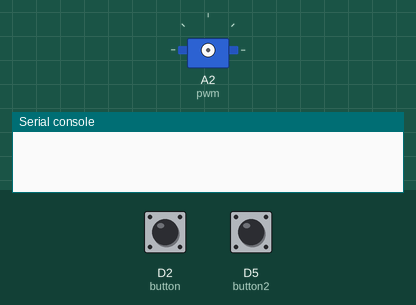
A program run on a simulated CircuitPython board. Parts: servo, the last lines printed to the serial console. Inputs (shaded band) come from the test bench; at power-on: D2 (button) LOW, D5 (button2) LOW.

Above: at 1.2 s.
1.3 s: D2 (button) pulled HIGH for 1 s
At 3.0 s:
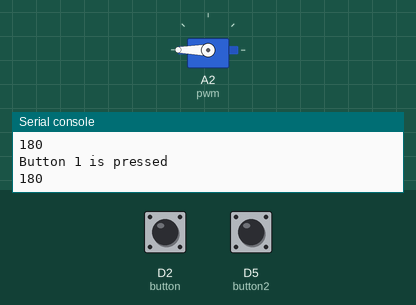
3.8 s: D5 (button2) pulled HIGH for 0.15 s
At 5.1 s:
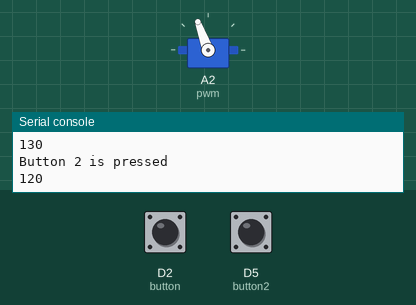
5.4 s: D2 (button) pulled HIGH for 0.15 s
At 6.4 s:
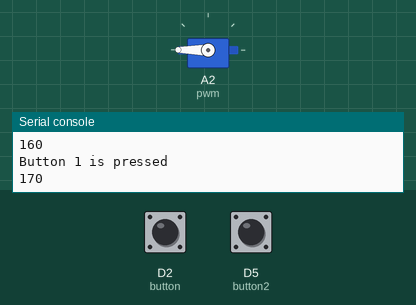
7.0 s: D5 (button2) pulled HIGH for 1 s
At 8.7 s:
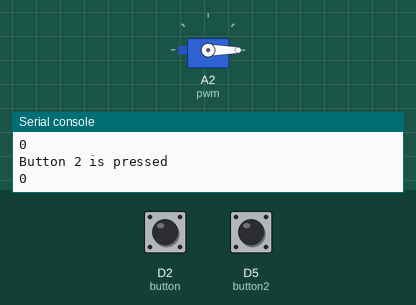
9.5 s: D2 (button) pulled HIGH for 0.15 s
At 10.8 s:
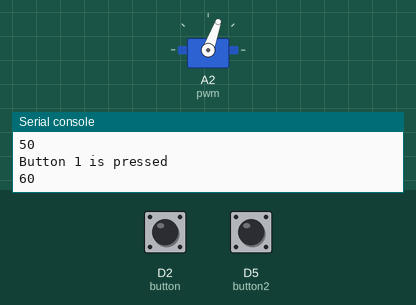
11.1 s: D2 (button) pulled HIGH for 3.2 s
At 12.3 s:
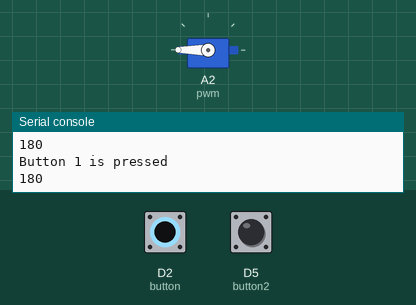
Timing chart, 0 to 14.1 s (numbered marks = the images above; inputs shaded):
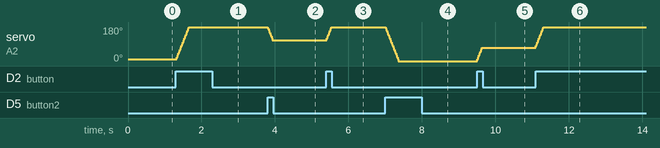

Measured:
- after the input at 1.3 s, servo on A2 (pwm): moves from 10° to 180° over 0.33 s, starting at once
- after the input at 3.8 s, servo on A2 (pwm): 180° → 110° at once
- after the input at 5.4 s, servo on A2 (pwm): 110° → 180° at once
- after the input at 7.0 s, servo on A2 (pwm): moves from 180° to 0° over 0.35 s, starting at once
- after the input at 9.5 s, servo on A2 (pwm): 0° → 70° at once
- after the input at 11.1 s, servo on A2 (pwm): moves from 70° to 180° over 0.20 s, starting at once

The program:

servocode.py
```python
import time
import board
import pwmio
from adafruit_motor import servo
from digitalio import DigitalInOut, Direction, Pull


# Create a PWMOut object on Pin A2.
pwm = pwmio.PWMOut(board.A2, duty_cycle=2 ** 15, frequency=50)

# Create a servo object, my_servo.
servo1 = servo.Servo(pwm)

button = DigitalInOut(board.D2)
button.direction = Direction.INPUT
button.pull = Pull.DOWN

# Initialize Button2
button2 = DigitalInOut(board.D5)
button2.direction = Direction.INPUT
button2.pull = Pull.DOWN

current_angle = 0  # Initialize the angle

while True:
    if button.value:  # Button1 is pressed, turn clockwise
        print("Button 1 is pressed \t")
        print(current_angle)
        current_angle = current_angle + 10
        current_angle = max(0, min(180, current_angle)) # Range restrict because 180 servo
        servo1.angle = current_angle # Set new angle
    time.sleep(0.01)

    if button2.value:  # Button2 is pressed, turn counterclockwise
        print("Button 2 is pressed \t")
        print(current_angle)
        current_angle = current_angle - 10
        current_angle = max(0, min(180, current_angle))
        servo1.angle = current_angle
    time.sleep(0.01)  
```
